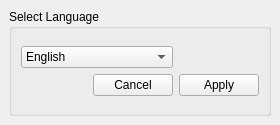
<?xml version="1.0" encoding="UTF-8"?>
<ui version="4.0">
 <class>LanguageSettings</class>
 <widget class="QMainWindow" name="LanguageSettings">
  <property name="geometry">
   <rect>
    <x>0</x>
    <y>0</y>
    <width>280</width>
    <height>125</height>
   </rect>
  </property>
  <property name="windowTitle">
   <string>MainWindow</string>
  </property>
  <widget class="QWidget" name="centralwidget">
   <layout class="QHBoxLayout" name="horizontalLayout">
    <item>
     <layout class="QGridLayout" name="mainGridLayout">
      <item row="0" column="0">
       <widget class="QGroupBox" name="languageGroupBox">
        <property name="title">
         <string>Select Language</string>
        </property>
        <layout class="QGridLayout" name="gridLayout">
         <item row="0" column="0">
          <layout class="QGridLayout" name="languageGroupBoxGridLayout">
           <item row="1" column="2">
            <widget class="QPushButton" name="applyPushButton">
             <property name="text">
              <string>Apply</string>
             </property>
            </widget>
           </item>
           <item row="1" column="1">
            <widget class="QPushButton" name="cancelPushButton">
             <property name="text">
              <string>Cancel</string>
             </property>
            </widget>
           </item>
           <item row="1" column="0">
            <spacer name="horizontalSpacer">
             <property name="orientation">
              <enum>Qt::Horizontal</enum>
             </property>
             <property name="sizeHint" stdset="0">
              <size>
               <width>40</width>
               <height>20</height>
              </size>
             </property>
            </spacer>
           </item>
           <item row="0" column="0" colspan="2">
            <widget class="QComboBox" name="comboBox">
             <item>
              <property name="text">
               <string>English</string>
              </property>
             </item>
             <item>
              <property name="text">
               <string>Deutsch</string>
              </property>
             </item>
            </widget>
           </item>
          </layout>
         </item>
        </layout>
       </widget>
      </item>
     </layout>
    </item>
   </layout>
  </widget>
  <widget class="QMenuBar" name="menubar">
   <property name="geometry">
    <rect>
     <x>0</x>
     <y>0</y>
     <width>280</width>
     <height>18</height>
    </rect>
   </property>
  </widget>
 </widget>
 <tabstops>
  <tabstop>comboBox</tabstop>
  <tabstop>cancelPushButton</tabstop>
  <tabstop>applyPushButton</tabstop>
 </tabstops>
 <resources/>
 <connections/>
</ui>
